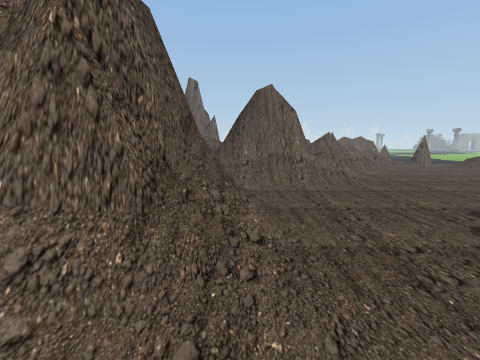
View 1 (above)

17 first-person views from a walk through a Unity game level. The camera is 1.3 m above the floor, tilts 8° down and sees 90° across. The floor is counted in squares, 1 m on a side. Each view is taken from the middle of a square. On the plan, view 1 faces up. The plan holds only what a view shows up to about 12 squares ahead; the rest is blank. The place goes on beyond the plan. Some animated figures are not drawn. Some surface patterns are stand-ins.

View 2
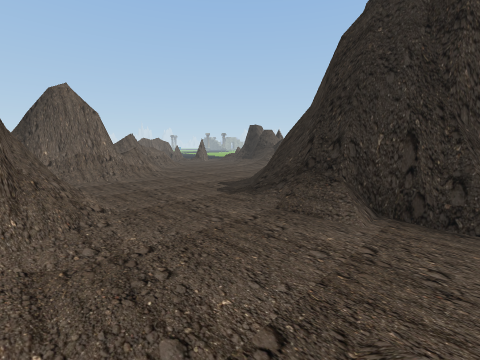

View 3
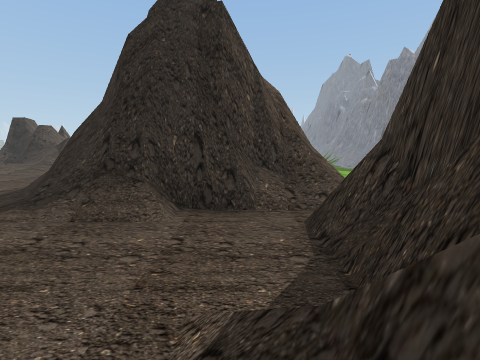

View 4
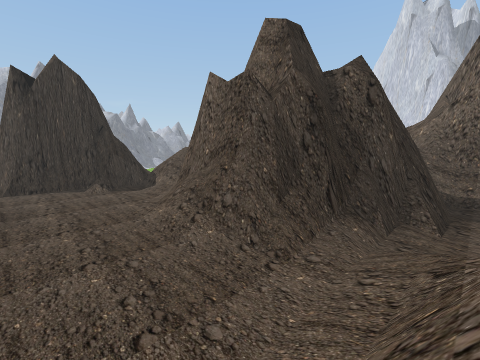

View 5
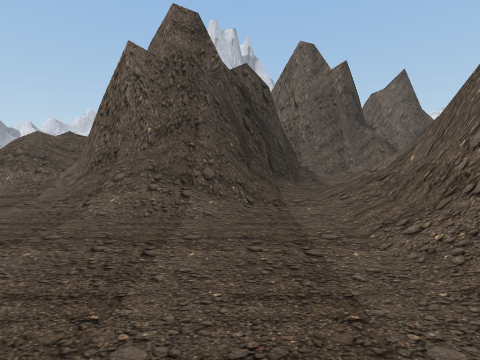

View 6
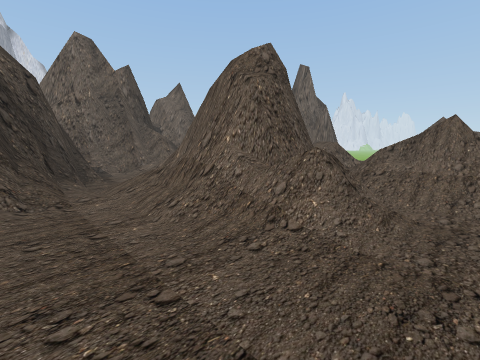

View 7
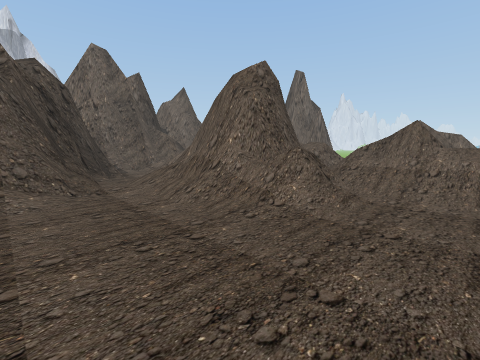

View 8
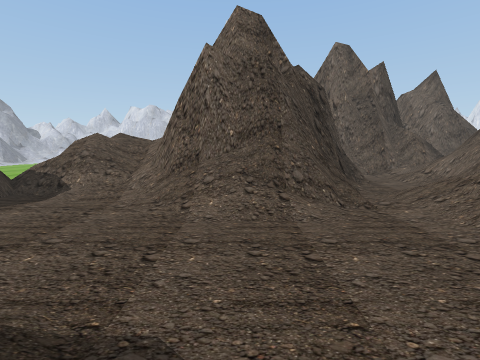

View 9
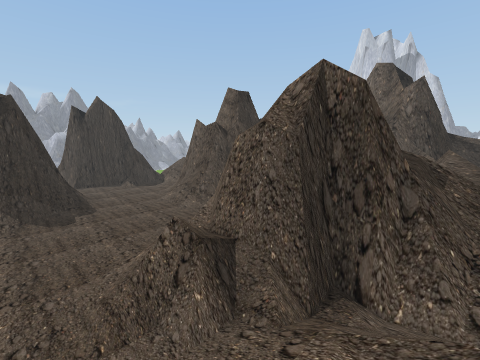

View 10
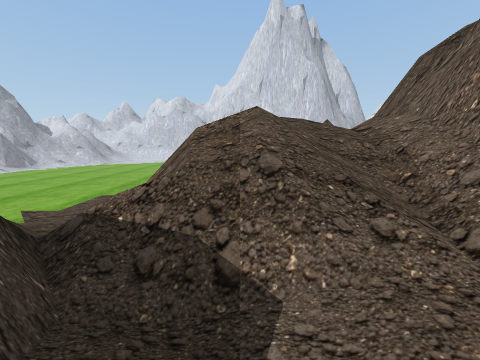

View 11
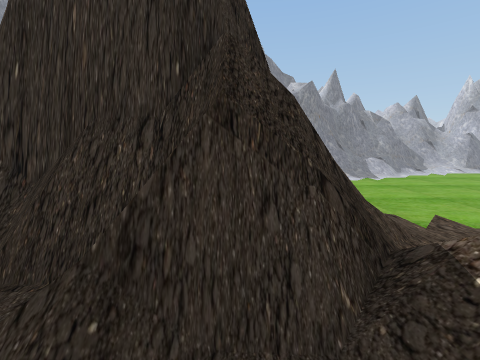

View 12
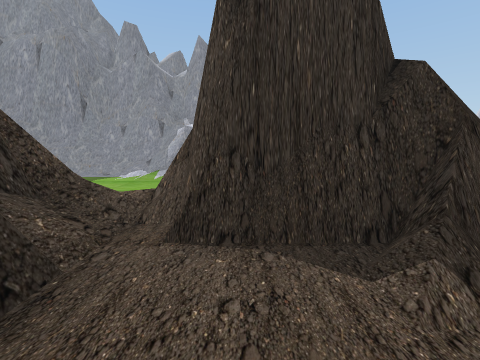

View 13
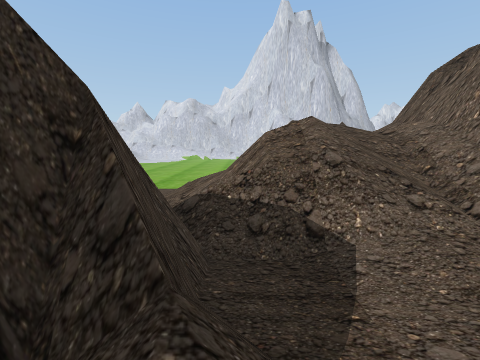

View 14
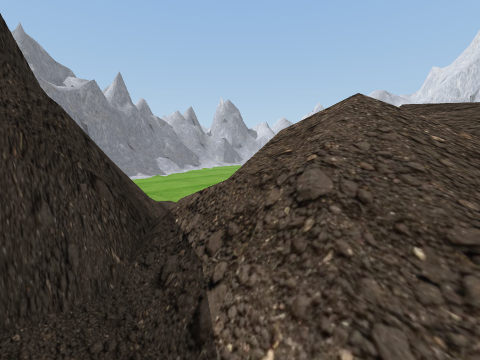

View 15
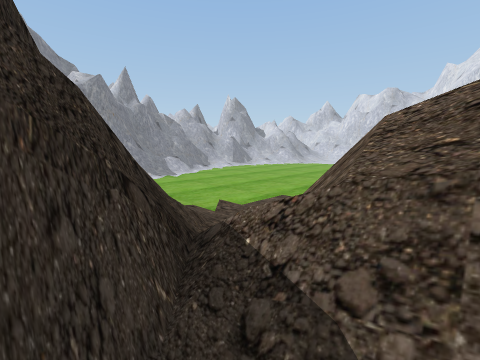

View 16
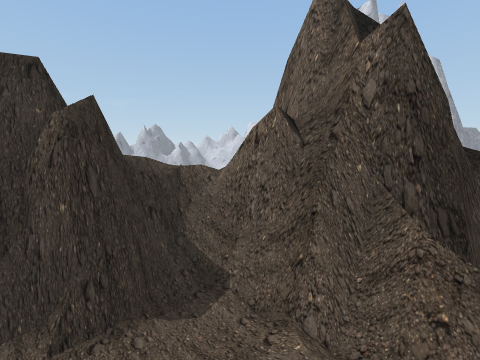

View 17
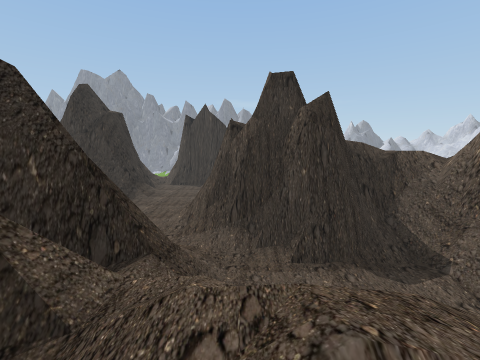

### Floor plan
Key: @ floor where view 1 was taken; # wall or solid block; x gap in a wall; . main floor; : floor 0.75 m higher than the main floor; + floor 1.25 m higher than the main floor; * floor 1.5 m higher than the main floor; % floor 1.75 m higher than the main floor; & floor 2.5 m higher than the main floor; / step, stairs or slope; = window, fence, low wall or low ledge; O other object.
Columns run from 12 left of view 1 to 7 right of it. Each row starts with its distance up from view 1.
 14   #  =  /// ===/////
 13   ####/==///=##/////
 12     ##/////#=####///
 11      #//====####=/..
 10    ###..../=####=/..
  9    ###/....//##///..
  8   ####/###.////.....
  7   ####=#####/.......
  6     &#######=.......
  5     x=/ ####=.......
  4    =    ## #/....//
  3    =   #####/.../==
  2    =   #####/...O##
  1        //+//....##
  0         %+//@...##
 -1        ==*:.....##
 -2         /==.=...##
 -3        ///###====##
 -4  ......../#########
 -5  ........=#    #=
 -6 .........=#    #=
 -7 .........        ..
 -8 .........        ...
 -9 ........         ...
-10 ........         =/.
-11 ......//         =//
-12 ..../////       #==#
-13 ///=//####
-14       ###

Positions as (right, up) in squares from view 1, and headings:
1: (0, 0), facing up
2: (-1, -2), facing up-right
3: (-1, -2), facing right
4: (3, 9), facing down-left
5: (5, 6), facing left
6: (6, 6), facing up-left
7: (7, 5), facing up-left
8: (5, 4), facing left
9: (6, 14), facing down-left
10: (0, -1), facing left
11: (-1, -1), facing down
12: (2, 0), facing down
13: (1, -2), facing left
14: (-1, 0), facing down-left
15: (-1, -1), facing down-left
16: (-3, 13), facing down-left
17: (-2, 14), facing down
